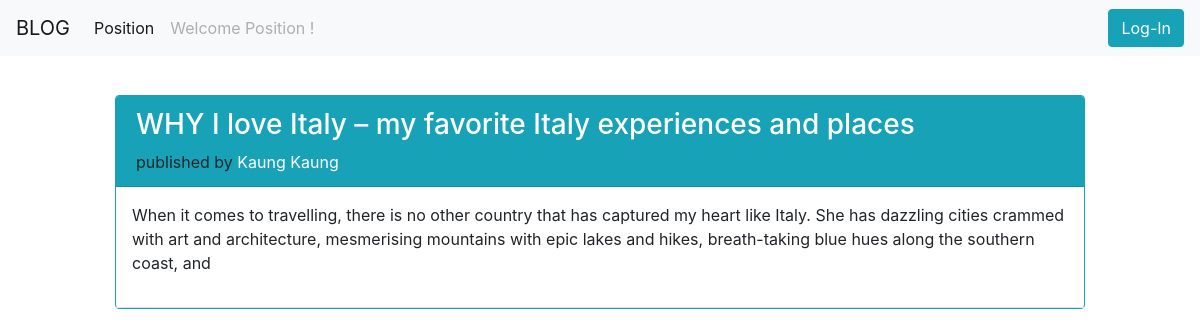
The app's page /post-detail.php?pid=14 with its own data.
### tables this page shows
CREATE TABLE `posts` (
  `id` int(11) NOT NULL,
  `title` varchar(255) NOT NULL,
  `body` varchar(255) NOT NULL,
  `created_date_time` timestamp NOT NULL DEFAULT current_timestamp(),
  `user_id` int(11) NOT NULL,
  `updated_date_time` timestamp NOT NULL DEFAULT current_timestamp() ON UPDATE current_timestamp()
);

CREATE TABLE `users` (
  `id` int(11) NOT NULL,
  `name` varchar(100) NOT NULL,
  `email` varchar(100) NOT NULL,
  `password` varchar(100) NOT NULL,
  `created_date_time` timestamp NOT NULL DEFAULT current_timestamp(),
  `updated_date_time` timestamp NOT NULL DEFAULT current_timestamp() ON UPDATE current_timestamp()
);

### post-detail.php (the view, shortened to what this page needs)
<?php
$role="";$username="";
if(isset($_SESSION['row']) && isset($_SESSION['username'])){
  $role=$_SESSION['row'];
  $username=$_SESSION['username'];
}
else {
  $role="Position";
}
?>
<!DOCTYPE html>
<html lang="en">
<head>
  <link rel="stylesheet" href="css/bootstrap.css">
  <link rel="stylesheet" href="css/bootstrap.min.css">
  <link rel="stylesheet" href="css/style.css">
  <link rel="stylesheet" href="https://cdnjs.cloudflare.com/ajax/libs/font-awesome/4.7.0/css/font-awesome.min.css">
</head>
<body id="home">
<form action="index.php" method="post">
<nav class="navbar navbar-expand-lg navbar-light fixed-top bg-light">
    <?php
        if(isset($_SESSION['username'])){
          if($role=="admin"){
            echo '<a class="navbar-brand" href="admin/index.php">BLOG</a>';
          }
          else{
            echo '<a class="navbar-brand" href="admin/post-list.php">BLOG</a>';
          }
        }
        else{
          echo '<a class="navbar-brand" href="index.php">BLOG</a>';
        }
    ?>
  <div class="collapse navbar-collapse" id="navbarSupportedContent">
    <ul class="navbar-nav mr-auto">
      <li class="nav-item active">
        <a class="nav-link" href="#"><?php echo $role?> <span class="sr-only">(current)</span></a>
      </li>
      <li class="nav-item">
        <a class="nav-link disabled" href="#" tabindex="-1" aria-disabled="true">Welcome <?php echo $role?> !</a>
      </li>
    </ul>
    <form class="form-inline my-2 my-lg-0">
    <?php
          if(isset($_SESSION['username'])){
            if($role=="author")
            {
              echo '<a href="admin/post-create.php" class="btn btn-info search offset-1">Add Post</a>';
            }
            echo '<a href="admin/logout.php" class="btn btn-danger ml-3" >Log-Out</a>';
          }
          else{
            echo '<a href="admin/login.php" class="btn btn-info" >Log-In</a>';
          }
    ?>
    </form>
  </div>
</nav>
<div class="container col-lg-10 col-sm-12 col-12 main">
  <?php
    require('connect.php');
    $postid=$_GET['pid'];
    $post_result = mysqli_query($db, "SELECT posts.*,users.name FROM posts LEFT JOIN users ON posts.user_id=users.id WHERE posts.id=$postid");
    $postrow = mysqli_fetch_assoc($post_result);
    ?>
  <div class="card border-info mt-5">
    <div class="card-header bg-info">
        <a href="post-detail.php?pid=<?php echo $postrow['id']?>" class="text-white"><h3><?php echo $postrow['title']?> </h3></a>
        <span class="blog-username">published by <a href="post.php?uid=<?php echo $postrow['user_id']?>" class="text-white"><?php echo $postrow['name']?></a></span>
    </div>
    <div class="card-body p-3 border-bottom">
      <p><?php echo $postrow['body']?></p>
    </div>
    </div>
</div>
</form>
</body>
</html>

### css/style.css (style rules this page uses)
#home .main { margin-top: 95px; }
#home .card-body p { overflow: hidden; text-overflow: ellipsis; display: -webkit-box; -webkit-line-clamp: 3; -webkit-box-orient: vertical; }

### records on screen
posts: title "WHY I love Italy – my favorite Italy experiences and places", user.name "Kaung Kaung", body "When it comes to travelling, there is no other country that has captured my heart like Italy. She has dazzling cities crammed with art and architecture, mesmerising mountains with epic lakes and hikes, breath-taking blue hues along the southern coast, and"

### other values on screen
$role "Position"
